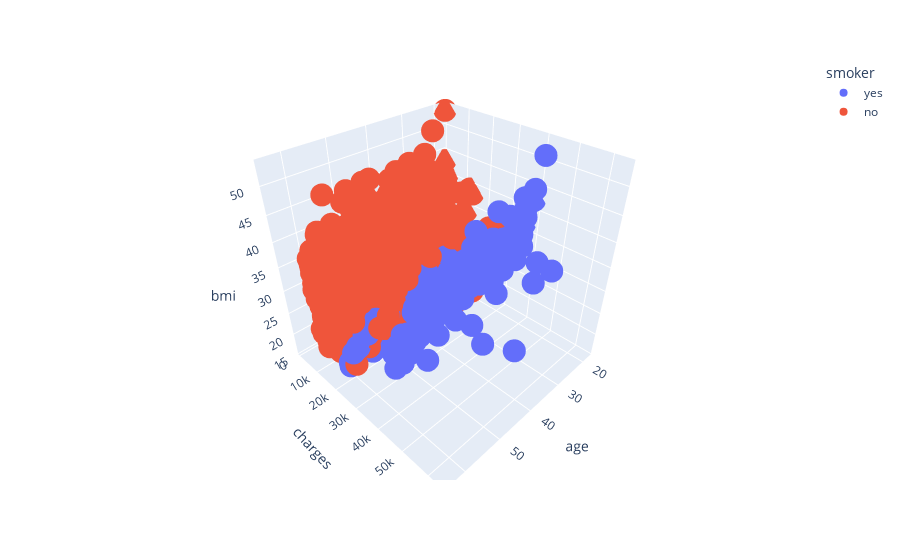

This figure's notebook cell:
### Code cell
import plotly.express as px

fig=px.scatter_3d(df,x='age',y='charges', z='bmi', color='smoker')
fig.show()

### Figure 1 — Plotly figure (JSON) as saved in the notebook; plotly's stock layout.template omitted (floating-point values rounded to 4 significant figures; data arrays with more than 128 entries replaced by an {"elided": "..."} marker saying what was removed)
{"data": [{"hovertemplate": "smoker=yes<br>age=%{x}<br>charges=%{y}<br>bmi=%{z}<extra></extra>", "legendgroup": "yes", "marker": {"color": "#636efa", "symbol": "circle"}, "mode": "markers", "name": "yes", "scene": "scene", "showlegend": true, "type": "scatter3d", "x": {"elided": "274 int values"}, "y": {"elided": "274 float values"}, "z": {"elided": "274 float values"}}, {"hovertemplate": "smoker=no<br>age=%{x}<br>charges=%{y}<br>bmi=%{z}<extra></extra>", "legendgroup": "no", "marker": {"color": "#EF553B", "symbol": "circle"}, "mode": "markers", "name": "no", "scene": "scene", "showlegend": true, "type": "scatter3d", "x": {"elided": "1064 int values"}, "y": {"elided": "1064 float values"}, "z": {"elided": "1064 float values"}}], "layout": {"legend": {"title": {"text": "smoker"}, "tracegroupgap": 0}, "margin": {"t": 60}, "scene": {"domain": {"x": [0, 1], "y": [0, 1]}, "xaxis": {"title": {"text": "age"}}, "yaxis": {"title": {"text": "charges"}}, "zaxis": {"title": {"text": "bmi"}}}}}
